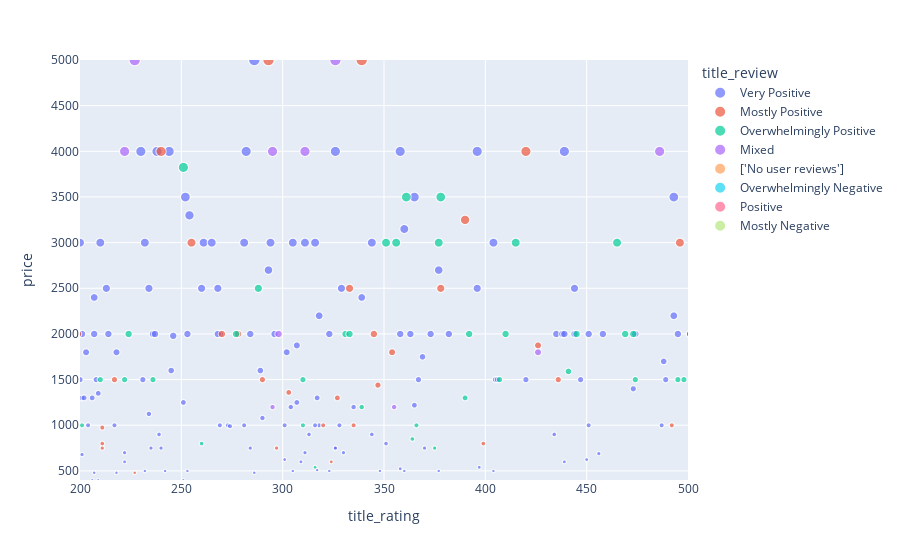

The notebook cell saved with this chart:
### Code cell
px.scatter(steam_df,
            y='price',
            x='title_rating',
            color='title_review',
            size='price',
            hover_name='title_name',
            range_x=[200,500],
            range_y=[400,5000]
            
)

### Figure 1 — Plotly figure (JSON) as saved in the notebook; plotly's stock layout.template omitted (floating-point values rounded to 4 significant figures; data arrays with more than 128 entries replaced by an {"elided": "..."} marker saying what was removed)
{"data": [{"hovertemplate": "<b>%{hovertext}</b><br><br>title_review=Very Positive<br>title_rating=%{x}<br>price=%{marker.size}<extra></extra>", "hovertext": {"elided": "654 str values"}, "legendgroup": "Very Positive", "marker": {"color": "#636efa", "size": {"elided": "654 int values"}, "sizemode": "area", "sizeref": 37.5, "symbol": "circle"}, "mode": "markers", "name": "Very Positive", "showlegend": true, "type": "scattergl", "x": {"elided": "654 int values"}, "xaxis": "x", "y": {"elided": "654 int values"}, "yaxis": "y"}, {"hovertemplate": "<b>%{hovertext}</b><br><br>title_review=Mostly Positive<br>title_rating=%{x}<br>price=%{marker.size}<extra></extra>", "hovertext": {"elided": "161 str values"}, "legendgroup": "Mostly Positive", "marker": {"color": "#EF553B", "size": {"elided": "161 int values"}, "sizemode": "area", "sizeref": 37.5, "symbol": "circle"}, "mode": "markers", "name": "Mostly Positive", "showlegend": true, "type": "scattergl", "x": {"elided": "161 int values"}, "xaxis": "x", "y": {"elided": "161 int values"}, "yaxis": "y"}, {"hovertemplate": "<b>%{hovertext}</b><br><br>title_review=Overwhelmingly Positive<br>title_rating=%{x}<br>price=%{marker.size}<extra></extra>", "hovertext": {"elided": "136 str values"}, "legendgroup": "Overwhelmingly Positive", "marker": {"color": "#00cc96", "size": {"elided": "136 int values"}, "sizemode": "area", "sizeref": 37.5, "symbol": "circle"}, "mode": "markers", "name": "Overwhelmingly Positive", "showlegend": true, "type": "scattergl", "x": {"elided": "136 int values"}, "xaxis": "x", "y": {"elided": "136 int values"}, "yaxis": "y"}, {"hovertemplate": "<b>%{hovertext}</b><br><br>title_review=Mixed<br>title_rating=%{x}<br>price=%{marker.size}<extra></extra>", "hovertext": ["NBA 2K22", "The Elder Scrolls Online - Blackwood", "Ragnorium", "Total War: WARHAMMER III", "Back 4 Blood", "iRacing", "New World", "Hidden Deep", "Dread Hunger", "Leave No One Behind: la Drang", "Space Hulk: Deathwing Enhanced Edition", "GreedFall", "MONOPOLY® PLUS", "Longvinter", "OUTRIDERS", "Distant Worlds 2", "Battlefield V", "CHRONO CROSS: THE RADICAL DREAMERS EDITION", "Trolley Problem, Inc.", "ATLAS", "Madden NFL 22", "Aliens: Fireteam Elite", "Edge Of Eternity", "Monster Energy Supercross - The Official Videogame 5", "MotoGP™22", "Glover", "DARK SOULS™ II: Scholar of the First Sin", "Banners of Ruin", "Industries of Titan", "Call of Duty®: Modern Warfare® Remastered", "Dice Legacy", "Cultivation Tales", "Junkyard Simulator", "Mortal Online 2", "Starbase", "Godfall Ultimate Edition", "SUPERHOT VR", "Nickelodeon All-Star Brawl", "XCOM® 2", "The Surge 2", "A Game of Thrones: The Board Game - Digital Edition", "The Last Stand: Aftermath", "Battlefleet Gothic: Armada 2", "DEATHLOOP", "Twelve Minutes", "Surgeon Simulator 2", "Ashen", "DYNASTY WARRIORS 9 Empires", "ReCore: Definitive Edition", "Osiris: New Dawn", "War Room", "HUMANKIND™", "Model Builder", "GRAVEN", "EVERSPACE™ 2", "Dungeon Defenders: Going Rogue", "Survival Quiz CITY", "Among Trees", "STAR WARS™: Squadrons", "Marvel's Avengers", "SUMMER VACATION", "FINAL FANTASY TYPE-0™ HD", "Gish", "Castle Story", "Per Aspera", "Black Geyser: Couriers of Darkness", "Before We Leave", "Dead Rising 4", "Phantom Breaker: Omnia", "Assassin's Creed® III Remastered", "L.A. Noire: The VR Case Files", "Animalia Survival", "Flower", "Workshop Simulator", "Espire 1: VR Operative", "Overcooked! All You Can Eat", "Hammerting", "Aquarist - build aquariums, grow fish, develop your business!", "Beholder 3", "BABYLON'S FALL", "Shadow Warrior 3"], "legendgroup": "Mixed", "marker": {"color": "#ab63fa", "size": [3299, 989, 1999, 5999, 5999, 999, 3999, 1249, 2999, 2499, 599, 1399, 1499, 1699, 3999, 4999, 4999, 1999, 989, 2999, 5999, 3999, 1499, 3499, 4999, 1699, 3999, 1199, 2399, 1999, 999, 1799, 1291, 3999, 1749, 3999, 2499, 1999, 599, 749, 999, 1874, 599, 2999, 1749, 1099, 1199, 5999, 499, 1249, 1799, 4999, 1599, 1999, 3199, 1274, 1999, 1049, 999, 1599, 2624, 1199, 199, 499, 1499, 2999, 699, 749, 3599, 1999, 1499, 1999, 699, 1599, 1199, 1999, 1499, 899, 1199, 5999, 4999], "sizemode": "area", "sizeref": 37.5, "symbol": "circle"}, "mode": "markers", "name": "Mixed", "showlegend": true, "type": "scattergl", "x": [1316, 22, 11, 1977, 1076, 36, 2332, 119, 6939, 36, 96, 110, 171, 514, 295, 326, 2779, 912, 135, 124, 221, 222, 23, 74, 25, 77, 878, 19, 18, 298, 11, 6497, 30, 311, 29, 486, 64, 31, 891, 43, 12, 109, 51, 165, 53, 59, 22, 57, 843, 37, 426, 227, 109, 19, 146, 39, 90, 115, 124, 159, 28, 14, 212, 89, 27, 53, 15, 40, 35, 71, 16, 89, 41, 32, 295, 59, 32, 13, 355, 135, 1065], "xaxis": "x", "y": [3299, 989, 1999, 5999, 5999, 999, 3999, 1249, 2999, 2499, 599, 1399, 1499, 1699, 3999, 4999, 4999, 1999, 989, 2999, 5999, 3999, 1499, 3499, 4999, 1699, 3999, 1199, 2399, 1999, 999, 1799, 1291, 3999, 1749, 3999, 2499, 1999, 599, 749, 999, 1874, 599, 2999, 1749, 1099, 1199, 5999, 499, 1249, 1799, 4999, 1599, 1999, 3199, 1274, 1999, 1049, 999, 1599, 2624, 1199, 199, 499, 1499, 2999, 699, 749, 3599, 1999, 1499, 1999, 699, 1599, 1199, 1999, 1499, 899, 1199, 5999, 4999], "yaxis": "y"}, {"hovertemplate": "<b>%{hovertext}</b><br><br>title_review=['No user reviews']<br>title_rating=%{x}<br>price=%{marker.size}<extra></extra>", "hovertext": ["F1® 22", "Warhammer 40,000: Chaos Gate - Daemonhunters", "The Elder Scrolls Online: High Isle", "S.T.A.L.K.E.R. 2: Heart of Chornobyl", "Seventh Lair", "Forspoken", "The Quarry"], "legendgroup": "['No user reviews']", "marker": {"color": "#FFA15A", "size": [5999, 4499, 3999, 5999, 799, 6999, 5999], "sizemode": "area", "sizeref": 37.5, "symbol": "circle"}, "mode": "markers", "name": "['No user reviews']", "showlegend": true, "type": "scattergl", "x": [0, 0, 0, 0, 0, 0, 0], "xaxis": "x", "y": [5999, 4499, 3999, 5999, 799, 6999, 5999], "yaxis": "y"}, {"hovertemplate": "<b>%{hovertext}</b><br><br>title_review=Overwhelmingly Negative<br>title_rating=%{x}<br>price=%{marker.size}<extra></extra>", "hovertext": ["Battlefield™ 2042"], "legendgroup": "Overwhelmingly Negative", "marker": {"color": "#19d3f3", "size": [5999], "sizemode": "area", "sizeref": 37.5, "symbol": "circle"}, "mode": "markers", "name": "Overwhelmingly Negative", "showlegend": true, "type": "scattergl", "x": [2329], "xaxis": "x", "y": [5999], "yaxis": "y"}, {"hovertemplate": "<b>%{hovertext}</b><br><br>title_review=Positive<br>title_rating=%{x}<br>price=%{marker.size}<extra></extra>", "hovertext": ["Tandis", "Warstride Challenges", "Ghostlore", "Epiphany City", "Sephonie", "Nienix: Cosmic Warfare", "Forgotten Realms: The Archives - Collection Two", "Forgotten Realms: The Archives - Collection One", "Dungeons & Dragons: Krynn Series", "tERRORbane", "G-Darius HD", "Jitsu Squad", "Succubus x Saint", "FALL GIRLS", "Magna Fortuna", "Mad Streets", "Dawn of the Monsters", "Lunacid", "Virtuoso", "The Last Cube", "Ignited Steel: Mech Tactics", "Submerged: Hidden Depths", "Help Me Remember, Satori-sama!", "Godsbane"], "legendgroup": "Positive", "marker": {"color": "#FF6692", "size": [1349, 1499, 1599, 899, 2699, 1499, 999, 999, 849, 1599, 2549, 1599, 1349, 503, 1349, 1274, 2999, 699, 1999, 1799, 1274, 2999, 699, 1349], "sizemode": "area", "sizeref": 37.5, "symbol": "circle"}, "mode": "markers", "name": "Positive", "showlegend": true, "type": "scattergl", "x": [36, 21, 47, 48, 13, 23, 25, 12, 13, 18, 18, 17, 12, 33, 20, 31, 11, 17, 18, 14, 12, 11, 46, 15], "xaxis": "x", "y": [1349, 1499, 1599, 899, 2699, 1499, 999, 999, 849, 1599, 2549, 1599, 1349, 503, 1349, 1274, 2999, 699, 1999, 1799, 1274, 2999, 699, 1349], "yaxis": "y"}, {"hovertemplate": "<b>%{hovertext}</b><br><br>title_review=Mostly Negative<br>title_rating=%{x}<br>price=%{marker.size}<extra></extra>", "hovertext": ["Beyond Contact"], "legendgroup": "Mostly Negative", "marker": {"color": "#B6E880", "size": [1199], "sizemode": "area", "sizeref": 37.5, "symbol": "circle"}, "mode": "markers", "name": "Mostly Negative", "showlegend": true, "type": "scattergl", "x": [13], "xaxis": "x", "y": [1199], "yaxis": "y"}], "layout": {"legend": {"itemsizing": "constant", "title": {"text": "title_review"}, "tracegroupgap": 0}, "margin": {"t": 60}, "xaxis": {"anchor": "y", "domain": [0, 1], "range": [200, 500], "title": {"text": "title_rating"}}, "yaxis": {"anchor": "x", "domain": [0, 1], "range": [400, 5000], "title": {"text": "price"}}}}
